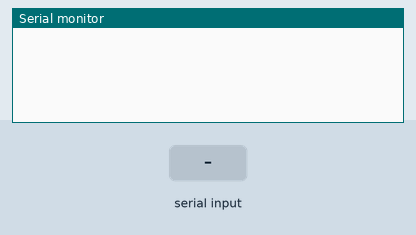
The sketch below on a simulated Arduino Uno, built with avr-gcc and run on an emulated ATmega328P. Shown: the last lines printed to the serial monitor. Inputs (shaded band) come from the test bench. The modem accepts every AT command (registered, SIM ready, sends succeed) and sends nothing else.

Above: at 0.9 s.
1.0 s: "90,45\n" received over Serial
At 1.8 s:
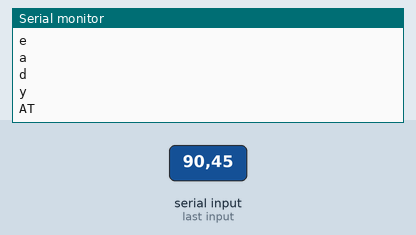
2.5 s: "90,45\n" received over the second serial link
At 4.1 s:
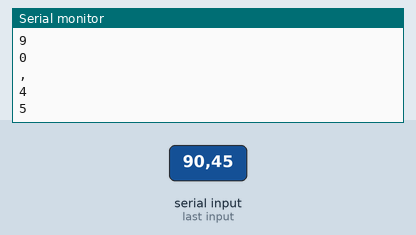
Timing chart, 0 to 5.6 s (numbered marks = the images above; inputs shaded):
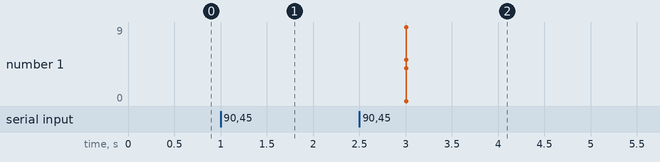

Measured:
- after the input at 1.0 s, the serial monitor: prints a new line at once (image 1)
- after the input at 2.5 s, the serial monitor: prints a new line after 0.51 s (image 2)

The sketch:

ESP8266_BAUD_RATE_CHANGE.ino
```cpp
#include <SoftwareSerial.h>


SoftwareSerial SoftSerial(10, 11);  // (RX of Arduino,TX of Arduino)
char ssid[] = "Zeus";            // your network SSID (name)
char pass[] = "google123456";        // your network password

#define default_baud_rate 115200  // set this as the default baud rate of the ESP8266 module
String target_baud_rate = "9600"; // set this as the baud rate you want to change into
int target;

void setup()
{
  // Setup WiFI
  Serial.begin(115200);
  target  = target_baud_rate.toInt();

  // initialize serial for ESP module
  SoftSerial.begin(default_baud_rate);
  while(!Serial.available());    // wait for serial monitor

  // reset module
  SoftSerial.println("AT+RST");
  Serial.println("AT+RST");
  char value;
  while (SoftSerial.available()) {
    value = SoftSerial.read();
    Serial.println(value);

  }

  // check AT commands
  SoftSerial.println(F("AT"));
  Serial.println(F("AT"));
  delay(1000);

  while (SoftSerial.available()) {
    value = SoftSerial.read();
    Serial.println(value);

  }

  // change baud rate
  Serial.println("AT+UART_DEF=" + target_baud_rate + ",8,1,0,0");
  SoftSerial.println("AT+UART_DEF=" + target_baud_rate + ",8,1,0,0");
  delay(1000);


  while (SoftSerial.available()) {
    value = SoftSerial.read();
    Serial.println(value);

  }
  // Restart SoftwareSerial for the new baud rate for the WiFi

  SoftSerial.end();
  SoftSerial.begin(target);

}

void loop()
{
  // empty loop
}
```
